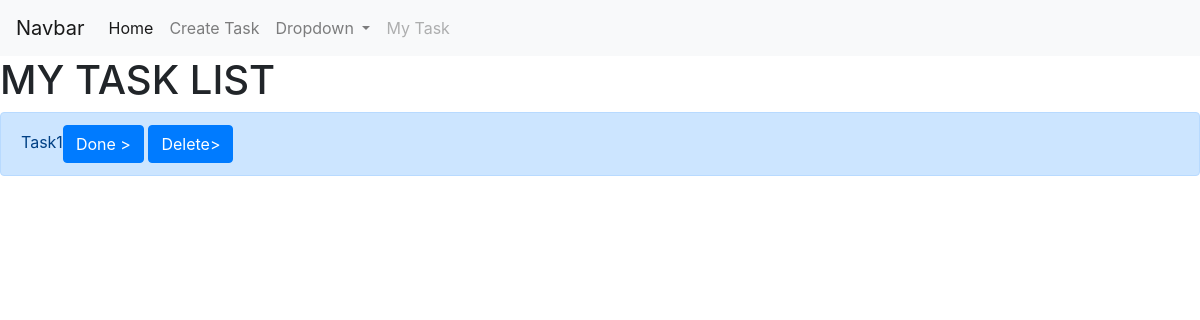
Before: /tasklist/ with the older database file.
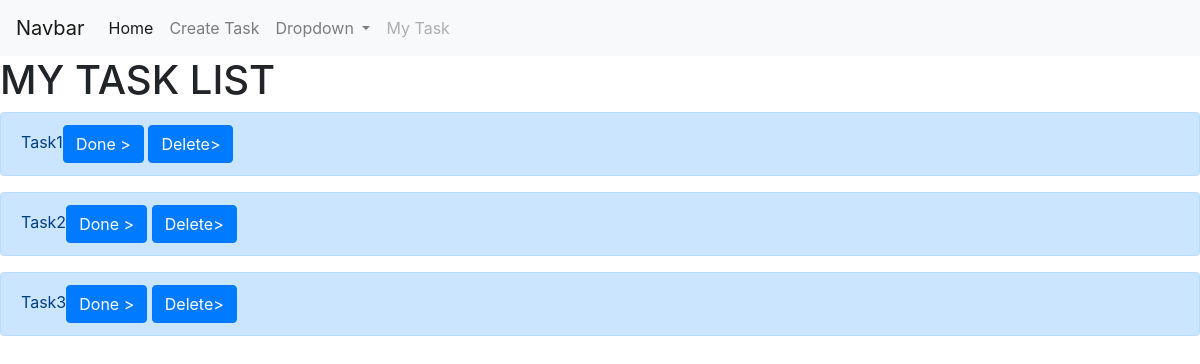
After: the same page with the newer database file.
### web/models.py (models this page shows)
class TaskModel(models.Model):
    name = models.CharField(max_length=20)
    details = models.CharField(max_length=100)
    state = models.CharField(max_length=5, default='0')

### web/views.py (the view)
# urls.py: path('tasklist/',task_list),
def task_list(request):
    obj = TaskModel.objects.all()
    return render(request, 'tasklist.html', {"task_list":obj})

### templates/tasklist.html (shortened to what this page needs)
<!DOCTYPE html>
<html>
<head>
        <link rel="stylesheet" href="https://stackpath.bootstrapcdn.com/bootstrap/4.3.1/css/bootstrap.min.css">
</head>
<body>
        <nav class="navbar navbar-expand-lg navbar-light bg-light">
                <a class="navbar-brand" href="#">Navbar</a>
                <div class="collapse navbar-collapse" id="navbarSupportedContent">
                  <ul class="navbar-nav mr-auto">
                    <li class="nav-item active">
                      <a class="nav-link" href="#">Home <span class="sr-only">(current)</span></a>
                    </li>
                    <li class="nav-item">
                      <a class="nav-link" href="#"data-toggle="modal" data-target="#exampleModal">Create Task</a>
                    </li>
                    <li class="nav-item dropdown">
                      <a class="nav-link dropdown-toggle" href="#" id="navbarDropdown" role="button" data-toggle="dropdown" aria-haspopup="true" aria-expanded="false">
                        Dropdown
                      </a>
                    </li>
                    <li class="nav-item">
                      <a class="nav-link disabled" href="#" tabindex="-1" aria-disabled="true">My Task</a>
                    </li>
                  </ul>
                </div>
              </nav>
        <h1>MY TASK LIST</h1>
         {% for i in task_list %}
        <div class="alert alert-primary" role="alert">
       {{ i.name }}<a class="btn btn-primary" href="/update_state?id={{ i.id }}&state=done" role="button">Done ></a>
        <a class="btn btn-primary" href="/delete_task?id={{ i.id }}&state="delete" role="button">Delete></a>
        </div>
        {% endfor %}
</body>
</html>

Changed rows visible on the page:
added TaskModel: name "Task2"
added TaskModel: name "Task3"
